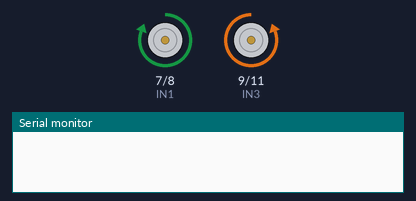
Bench run of a program on a simulated Arduino Uno, built with avr-gcc and run on an emulated ATmega328P. Parts: motor-driver pin pairs drawn as motors (green arrow = first pin HIGH = forward, orange = second pin HIGH = backward, longer = more drive, scaled by the enable pin), the last lines printed to the serial monitor. At 9.2 s the program stops and its outputs stay as they are.

Above: at 0.1 s.
At 4.1 s:
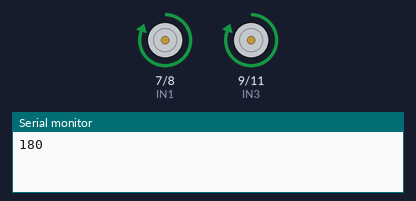
At 8.7 s:
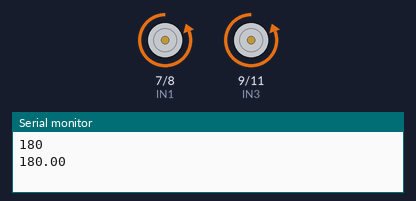
At 9.3 s:
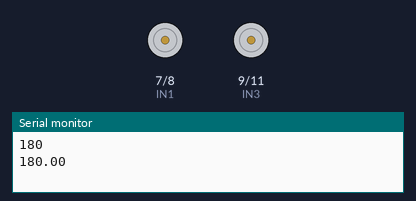
Timing chart, 0 to 10.7 s (numbered marks = the images above):
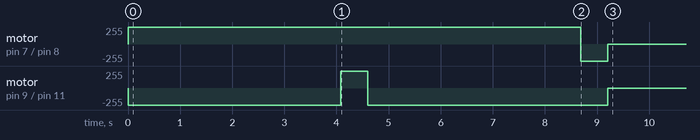

Measured:
- by itself, motor on pin 7 (IN1) / pin 8 (IN2): stopped → forward 255/255 at 0.00 s, → backward 255/255 8.7 s later, → stopped 0.52 s later
- by itself, motor on pin 9 (IN3) / pin 11 (IN4): stopped → backward 255/255 at 0.00 s, → forward 255/255 4.1 s later, → backward 255/255 0.52 s later, → stopped 4.6 s later

The program:

main.cpp
```cpp
#include <Arduino.h>
int ENA=5;
int ENB=6;
int IN1=7;
int IN2=8;
int IN3=9;
int IN4=11;
float d;
int degRot;


/*
  Robot functions
*/

void stopCar(void) {
  digitalWrite(IN1,LOW);
  digitalWrite(IN2,LOW);
  digitalWrite(IN3,LOW);
  digitalWrite(IN4,LOW);
}

void forward(float d){
  float t;

  digitalWrite(IN1,HIGH);
  digitalWrite(IN2,LOW);
  digitalWrite(IN3,LOW);
  digitalWrite(IN4,HIGH);

  t=d/2.45*1000;

  delay(t);

  stopCar();
}

void backward(float d) {
  float t;

  digitalWrite(IN1,LOW);
  digitalWrite(IN2,HIGH);
  digitalWrite(IN3,HIGH);
  digitalWrite(IN4,LOW);

  t=d/2.45*1000;

  delay(t);

  stopCar();
}

void turnRight(int deg) {
  float t;

  digitalWrite(IN1,HIGH);
  digitalWrite(IN2,LOW);
  digitalWrite(IN3,HIGH);
  digitalWrite(IN4,LOW);

  t=deg/345.*1000.;

  Serial.println(deg);

  delay(t);

  stopCar();
}

void turnLeft(float deg) {
  float t;

  digitalWrite(IN1,LOW);
  digitalWrite(IN2,HIGH);
  digitalWrite(IN3,LOW);
  digitalWrite(IN4,HIGH);

  t=deg/345.*1000.;

  Serial.println(deg);

  delay(t);

  stopCar();
}

/*
  Calibration functions
*/

void calF(void) {
  digitalWrite(IN1,HIGH);
  digitalWrite(IN2,LOW);
  digitalWrite(IN3,LOW);
  digitalWrite(IN4,HIGH);

  delay(5000);

  stopCar();
}

void calB(void) {
  digitalWrite(IN1,LOW);
  digitalWrite(IN2,HIGH);
  digitalWrite(IN3,HIGH);
  digitalWrite(IN4,LOW);

  delay(5000);

  stopCar();
}

void calR(void) {
  digitalWrite(IN1,HIGH);
  digitalWrite(IN2,LOW);
  digitalWrite(IN3,HIGH);
  digitalWrite(IN4,LOW);

  delay(5000);

  stopCar();
}

void calL(){
  digitalWrite(IN1,LOW);
  digitalWrite(IN2,HIGH);
  digitalWrite(IN3,LOW);
  digitalWrite(IN4,HIGH);

  delay(5000);

  stopCar();
}

void setup(void) {
  Serial.begin(9600);

  pinMode(ENA,OUTPUT);
  pinMode(ENB,OUTPUT);
  pinMode(IN1,OUTPUT);
  pinMode(IN2,OUTPUT);
  pinMode(IN3,OUTPUT);
  pinMode(IN4,OUTPUT);

  digitalWrite(ENA,HIGH);
  digitalWrite(ENB,HIGH);
}

void loop(void) {
  forward(10);
  turnRight(180);
  forward(10);
  turnLeft(180);

  while(true) { }
}
```
